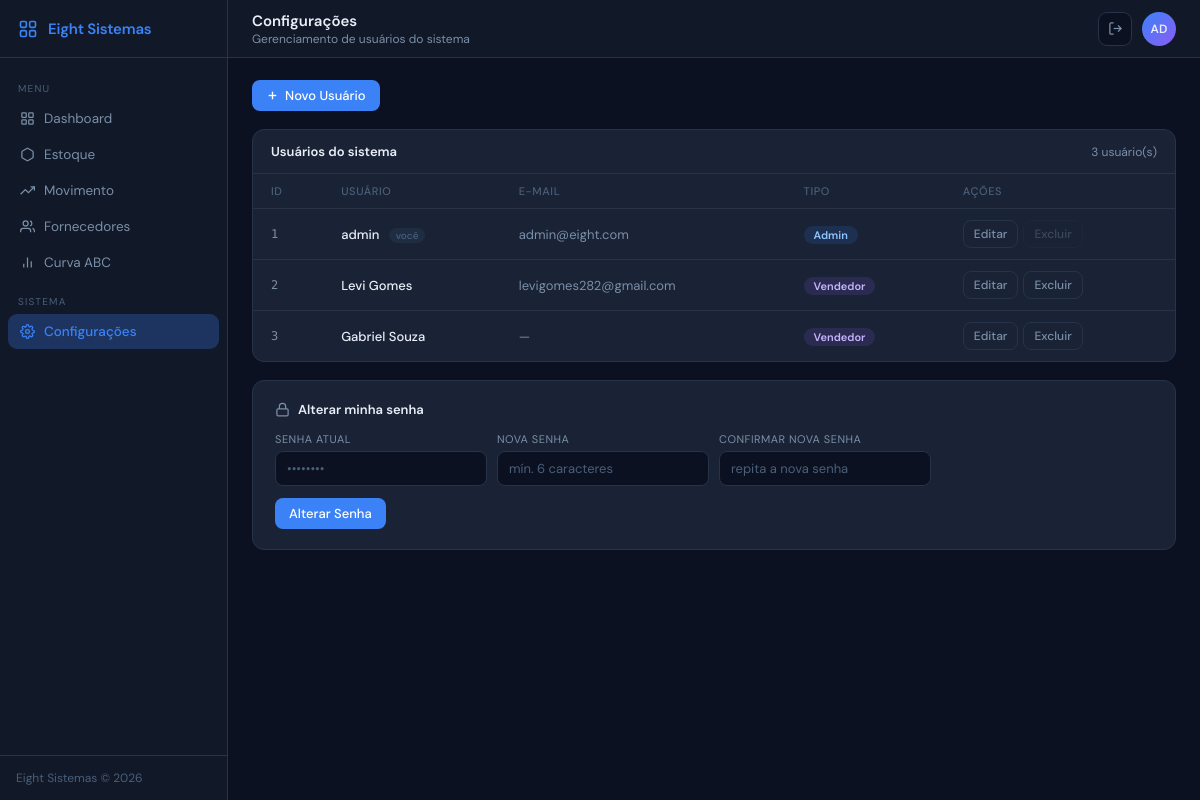
The app's page /configuracoes (signed in), older data.
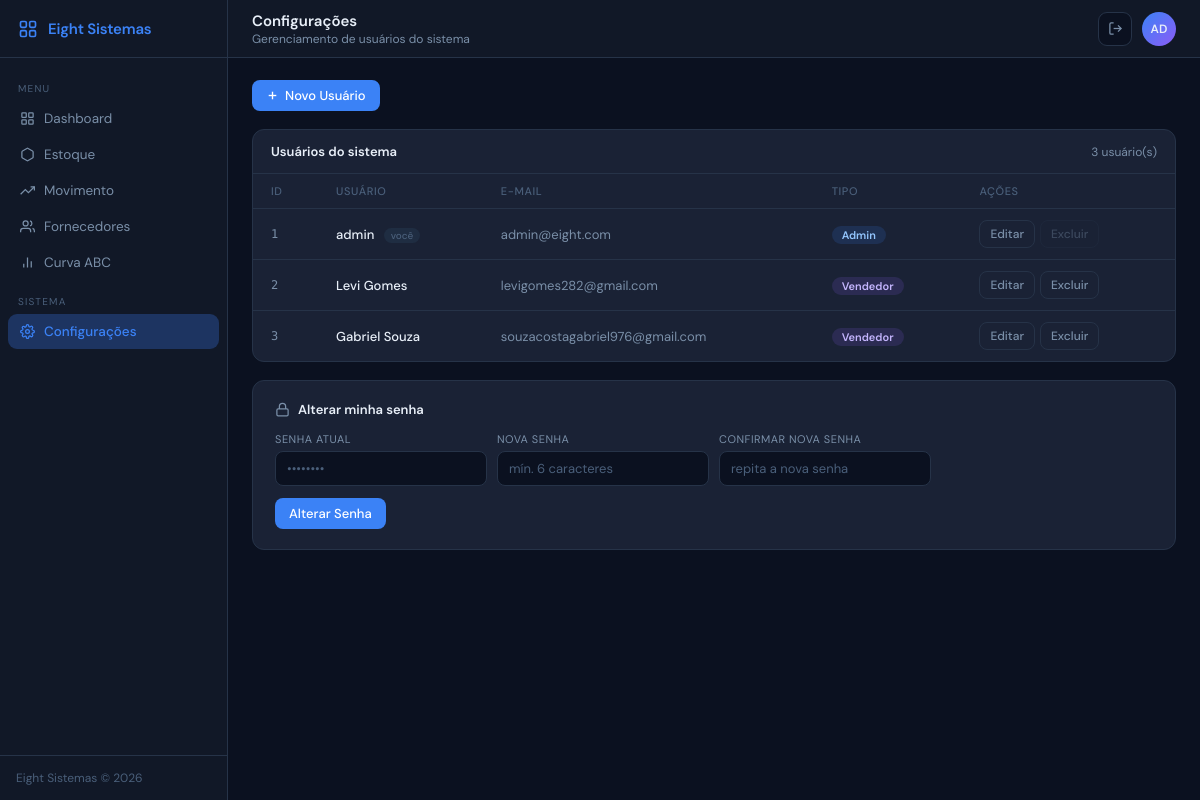
The same page, newer data.
### models/usuario.py (models this page shows)
class Usuario(db.Model):
    __tablename__ = "usuario"
    id    = db.Column(db.Integer, primary_key=True)
    nome  = db.Column(db.String(50), nullable=False, unique=True)
    email = db.Column(db.String(100), unique=True)
    senha = db.Column(db.String(200), nullable=False)
    tipo  = db.Column(db.Enum("admin","vendedor"), nullable=False, default="vendedor")

### routes/configuracoes.py (the view)
@configuracoes_bp.route("/configuracoes")
@admin_required
def configuracoes():
    return render_template("configuracoes.html", usuarios=UsuarioService.listar())

### auth.py (called while the page is built)
def admin_required(f):
    @wraps(f)
    def decorated(*args, **kwargs):
        if "usuario_id" not in session:
            return redirect(url_for("auth.login"))
        if session.get("usuario_tipo") != "admin":
            abort(403)
        return f(*args, **kwargs)
    return decorated

### services/usuario_service.py (called while the page is built)
    @staticmethod
    def listar() -> list[Usuario]:
        return Usuario.query.order_by(Usuario.id).all()

### templates/configuracoes.html (shortened to what this page needs)
{% extends "base.html" %}
{% block nav_configuracoes %}active{% endblock %}
{% block page_title %}Configurações{% endblock %}
{% block page_sub %}Gerenciamento de usuários do sistema{% endblock %}
{% block content %}
<div>
  <button class="btn btn-blue" onclick="abrirSomente('form-novo-usuario')">
    <svg viewBox="0 0 24 24" fill="none" stroke="currentColor" stroke-width="2.5"><line x1="12" y1="5" x2="12" y2="19"/><line x1="5" y1="12" x2="19" y2="12"/></svg>
    Novo Usuário
  </button>
</div>
<div class="tcard">
  <div class="tcard-header">
    <span class="tcard-title">Usuários do sistema</span>
    <span class="text-muted" style="font-size:12px;">{{ usuarios|length }} usuário(s)</span>
  </div>
  <table>
    <thead>
      <tr>
        <th>ID</th>
        <th>Usuário</th>
        <th>E-mail</th>
        <th>Tipo</th>
        <th>Ações</th>
      </tr>
    </thead>
    <tbody>
      {% for u in usuarios %}
      <tr>
        <td class="mono">{{ u.id }}</td>
        <td class="fw500">
          {{ u.nome }}
          {% if u.id == session.get('usuario_id') %}
          <span class="voce-badge">você</span>
          {% endif %}
        </td>
        <td class="text-muted">{{ u.email if u.email else '—' }}</td>
        <td>
          <span class="tag-tipo-{{ u.tipo }}">{{ 'Admin' if u.tipo == 'admin' else 'Vendedor' }}</span>
        </td>
        <td>
          <div style="display:flex;gap:5px;">
            <button class="btn btn-ghost btn-sm"
                    onclick="prepararEdicao('{{ u.id }}','{{ u.nome }}','{{ u.email or '' }}','{{ u.tipo }}')">
              Editar
            </button>
            {% if u.id != session.get('usuario_id') %}
            <button class="btn btn-danger btn-sm"
                    onclick="confirmarExclusao('{{ u.id }}','{{ u.nome }}')">
              Excluir
            </button>
            {% else %}
            <button class="btn btn-ghost btn-sm" disabled
                    title="Você não pode excluir a sua própria conta"
                    style="opacity:.35;cursor:not-allowed;">
              Excluir
            </button>
            {% endif %}
          </div>
        </td>
      </tr>
      {% endfor %}
    </tbody>
  </table>
</div>
<div class="senha-section">
  <div class="senha-title">
    <svg viewBox="0 0 24 24" fill="none" stroke="currentColor" stroke-width="2"><rect x="3" y="11" width="18" height="11" rx="2"/><path d="M7 11V7a5 5 0 0 1 10 0v4"/></svg>
    Alterar minha senha
  </div>
  <form action="{{ url_for('configuracoes.alterar_senha') }}" method="POST">
    <div class="form-grid">
      <div class="form-group">
        <label>Senha atual</label>
        <input type="password" name="senha_atual" placeholder="••••••••" required>
      </div>
      <div class="form-group">
        <label>Nova senha</label>
        <input type="password" name="senha_nova" placeholder="mín. 6 caracteres" required>
      </div>
      <div class="form-group">
        <label>Confirmar nova senha</label>
        <input type="password" name="senha_confirma" placeholder="repita a nova senha" required>
      </div>
    </div>
    <div class="form-actions" style="margin-top:12px;">
      <button type="submit" class="btn btn-blue">Alterar Senha</button>
    </div>
  </form>
</div>
{% endblock %}

Row changes from the older to the newer data that the page shows:
changed Usuario "Gabriel Souza": email "—" → "souzacostagabriel976@gmail.com"
